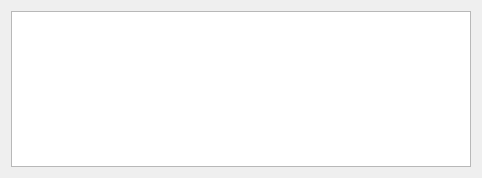
<?xml version="1.0" encoding="UTF-8"?>
<ui version="4.0">
 <class>Validator</class>
 <widget class="QDialog" name="Validator">
  <property name="windowModality">
   <enum>Qt::NonModal</enum>
  </property>
  <property name="geometry">
   <rect>
    <x>0</x>
    <y>0</y>
    <width>482</width>
    <height>178</height>
   </rect>
  </property>
  <property name="windowTitle">
   <string>Map validation results</string>
  </property>
  <property name="modal">
   <bool>true</bool>
  </property>
  <layout class="QGridLayout" name="gridLayout">
   <item row="0" column="0">
    <widget class="QListWidget" name="listWidget">
     <property name="font">
      <font>
       <pointsize>18</pointsize>
      </font>
     </property>
     <property name="frameShadow">
      <enum>QFrame::Sunken</enum>
     </property>
     <property name="lineWidth">
      <number>1</number>
     </property>
     <property name="editTriggers">
      <set>QAbstractItemView::NoEditTriggers</set>
     </property>
     <property name="selectionMode">
      <enum>QAbstractItemView::NoSelection</enum>
     </property>
     <property name="iconSize">
      <size>
       <width>32</width>
       <height>32</height>
      </size>
     </property>
     <property name="resizeMode">
      <enum>QListView::Adjust</enum>
     </property>
     <property name="gridSize">
      <size>
       <width>0</width>
       <height>32</height>
      </size>
     </property>
     <property name="viewMode">
      <enum>QListView::ListMode</enum>
     </property>
     <property name="uniformItemSizes">
      <bool>false</bool>
     </property>
     <property name="wordWrap">
      <bool>true</bool>
     </property>
    </widget>
   </item>
  </layout>
 </widget>
 <resources/>
 <connections/>
</ui>
